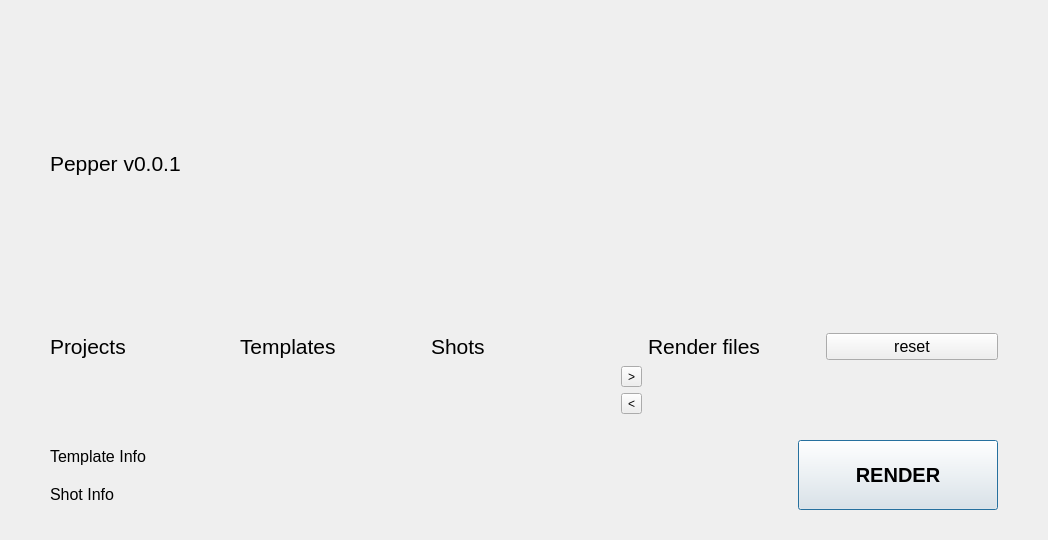
<?xml version="1.0" encoding="UTF-8"?>
<ui version="4.0">
 <class>Dialog</class>
 <widget class="QDialog" name="Dialog">
  <property name="geometry">
   <rect>
    <x>0</x>
    <y>0</y>
    <width>960</width>
    <height>540</height>
   </rect>
  </property>
  <property name="windowTitle">
   <string>Dialog</string>
  </property>
  <layout class="QGridLayout" name="gridLayout_2">
   <property name="leftMargin">
    <number>50</number>
   </property>
   <property name="topMargin">
    <number>30</number>
   </property>
   <property name="rightMargin">
    <number>50</number>
   </property>
   <property name="bottomMargin">
    <number>30</number>
   </property>
   <item row="2" column="0">
    <layout class="QHBoxLayout" name="horizontalLayout">
     <item>
      <layout class="QVBoxLayout" name="verticalLayout_3">
       <item>
        <layout class="QHBoxLayout" name="horizontalLayout_6">
         <item>
          <widget class="QLabel" name="label_9">
           <property name="sizePolicy">
            <sizepolicy hsizetype="Minimum" vsizetype="Preferred">
             <horstretch>0</horstretch>
             <verstretch>0</verstretch>
            </sizepolicy>
           </property>
           <property name="font">
            <font>
             <pointsize>12</pointsize>
            </font>
           </property>
           <property name="text">
            <string>Template Info</string>
           </property>
          </widget>
         </item>
         <item>
          <widget class="QLabel" name="template_info_label">
           <property name="sizePolicy">
            <sizepolicy hsizetype="Minimum" vsizetype="Preferred">
             <horstretch>0</horstretch>
             <verstretch>0</verstretch>
            </sizepolicy>
           </property>
           <property name="minimumSize">
            <size>
             <width>600</width>
             <height>0</height>
            </size>
           </property>
           <property name="text">
            <string/>
           </property>
          </widget>
         </item>
        </layout>
       </item>
       <item>
        <layout class="QHBoxLayout" name="horizontalLayout_7">
         <item>
          <widget class="QLabel" name="label_7">
           <property name="sizePolicy">
            <sizepolicy hsizetype="Minimum" vsizetype="Preferred">
             <horstretch>0</horstretch>
             <verstretch>0</verstretch>
            </sizepolicy>
           </property>
           <property name="font">
            <font>
             <pointsize>12</pointsize>
            </font>
           </property>
           <property name="text">
            <string>Shot Info</string>
           </property>
          </widget>
         </item>
         <item>
          <widget class="QLabel" name="shot_info_label">
           <property name="sizePolicy">
            <sizepolicy hsizetype="Minimum" vsizetype="Preferred">
             <horstretch>0</horstretch>
             <verstretch>0</verstretch>
            </sizepolicy>
           </property>
           <property name="minimumSize">
            <size>
             <width>600</width>
             <height>0</height>
            </size>
           </property>
           <property name="text">
            <string/>
           </property>
          </widget>
         </item>
        </layout>
       </item>
      </layout>
     </item>
     <item>
      <spacer name="horizontalSpacer">
       <property name="orientation">
        <enum>Qt::Horizontal</enum>
       </property>
       <property name="sizeType">
        <enum>QSizePolicy::Fixed</enum>
       </property>
       <property name="sizeHint" stdset="0">
        <size>
         <width>40</width>
         <height>20</height>
        </size>
       </property>
      </spacer>
     </item>
     <item>
      <widget class="QPushButton" name="render_btn">
       <property name="sizePolicy">
        <sizepolicy hsizetype="Fixed" vsizetype="Fixed">
         <horstretch>0</horstretch>
         <verstretch>0</verstretch>
        </sizepolicy>
       </property>
       <property name="minimumSize">
        <size>
         <width>200</width>
         <height>70</height>
        </size>
       </property>
       <property name="font">
        <font>
         <pointsize>15</pointsize>
         <weight>75</weight>
         <bold>true</bold>
        </font>
       </property>
       <property name="text">
        <string>RENDER</string>
       </property>
      </widget>
     </item>
    </layout>
   </item>
   <item row="0" column="0">
    <layout class="QVBoxLayout" name="verticalLayout_2">
     <item>
      <widget class="QLabel" name="label_3">
       <property name="font">
        <font>
         <pointsize>16</pointsize>
        </font>
       </property>
       <property name="text">
        <string>Pepper v0.0.1</string>
       </property>
      </widget>
     </item>
     <item>
      <layout class="QGridLayout" name="gridLayout_3">
       <item row="1" column="0">
        <widget class="QLabel" name="label">
         <property name="font">
          <font>
           <pointsize>16</pointsize>
          </font>
         </property>
         <property name="text">
          <string>Projects</string>
         </property>
        </widget>
       </item>
       <item row="1" column="5">
        <layout class="QHBoxLayout" name="horizontalLayout_2">
         <item>
          <widget class="QLabel" name="label_5">
           <property name="font">
            <font>
             <pointsize>16</pointsize>
            </font>
           </property>
           <property name="text">
            <string>Render files</string>
           </property>
          </widget>
         </item>
         <item>
          <widget class="QPushButton" name="reset_btn">
           <property name="font">
            <font>
             <pointsize>12</pointsize>
            </font>
           </property>
           <property name="text">
            <string>reset</string>
           </property>
          </widget>
         </item>
        </layout>
       </item>
       <item row="1" column="2">
        <widget class="QLabel" name="label_4">
         <property name="font">
          <font>
           <pointsize>16</pointsize>
          </font>
         </property>
         <property name="text">
          <string>Shots</string>
         </property>
        </widget>
       </item>
       <item row="2" column="3">
        <layout class="QVBoxLayout" name="verticalLayout_4">
         <item>
          <widget class="QToolButton" name="append_btn">
           <property name="text">
            <string>&gt;</string>
           </property>
          </widget>
         </item>
         <item>
          <widget class="QToolButton" name="del_btn">
           <property name="text">
            <string>&lt;</string>
           </property>
          </widget>
         </item>
        </layout>
       </item>
       <item row="1" column="1">
        <widget class="QLabel" name="label_2">
         <property name="font">
          <font>
           <pointsize>16</pointsize>
          </font>
         </property>
         <property name="text">
          <string>Templates</string>
         </property>
        </widget>
       </item>
       <item row="0" column="0">
        <spacer name="verticalSpacer">
         <property name="orientation">
          <enum>Qt::Vertical</enum>
         </property>
         <property name="sizeType">
          <enum>QSizePolicy::Fixed</enum>
         </property>
         <property name="sizeHint" stdset="0">
          <size>
           <width>50</width>
           <height>30</height>
          </size>
         </property>
        </spacer>
       </item>
       <item row="0" column="5">
        <spacer name="horizontalSpacer_2">
         <property name="orientation">
          <enum>Qt::Horizontal</enum>
         </property>
         <property name="sizeType">
          <enum>QSizePolicy::Minimum</enum>
         </property>
         <property name="sizeHint" stdset="0">
          <size>
           <width>350</width>
           <height>1</height>
          </size>
         </property>
        </spacer>
       </item>
      </layout>
     </item>
    </layout>
   </item>
   <item row="1" column="0">
    <spacer name="verticalSpacer_2">
     <property name="orientation">
      <enum>Qt::Vertical</enum>
     </property>
     <property name="sizeType">
      <enum>QSizePolicy::Fixed</enum>
     </property>
     <property name="sizeHint" stdset="0">
      <size>
       <width>20</width>
       <height>20</height>
      </size>
     </property>
    </spacer>
   </item>
  </layout>
 </widget>
 <resources/>
 <connections/>
</ui>
